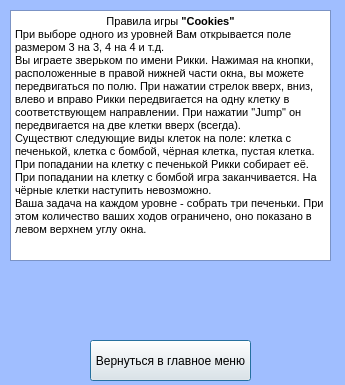
<?xml version="1.0" encoding="UTF-8"?>
<ui version="4.0">
 <class>ToolsWindow</class>
 <widget class="QDialog" name="ToolsWindow">
  <property name="geometry">
   <rect>
    <x>0</x>
    <y>0</y>
    <width>345</width>
    <height>385</height>
   </rect>
  </property>
  <property name="palette">
   <palette>
    <active>
     <colorrole role="Base">
      <brush brushstyle="SolidPattern">
       <color alpha="255">
        <red>255</red>
        <green>255</green>
        <blue>255</blue>
       </color>
      </brush>
     </colorrole>
     <colorrole role="Window">
      <brush brushstyle="SolidPattern">
       <color alpha="255">
        <red>160</red>
        <green>190</green>
        <blue>255</blue>
       </color>
      </brush>
     </colorrole>
    </active>
    <inactive>
     <colorrole role="Base">
      <brush brushstyle="SolidPattern">
       <color alpha="255">
        <red>255</red>
        <green>255</green>
        <blue>255</blue>
       </color>
      </brush>
     </colorrole>
     <colorrole role="Window">
      <brush brushstyle="SolidPattern">
       <color alpha="255">
        <red>160</red>
        <green>190</green>
        <blue>255</blue>
       </color>
      </brush>
     </colorrole>
    </inactive>
    <disabled>
     <colorrole role="Base">
      <brush brushstyle="SolidPattern">
       <color alpha="255">
        <red>160</red>
        <green>190</green>
        <blue>255</blue>
       </color>
      </brush>
     </colorrole>
     <colorrole role="Window">
      <brush brushstyle="SolidPattern">
       <color alpha="255">
        <red>160</red>
        <green>190</green>
        <blue>255</blue>
       </color>
      </brush>
     </colorrole>
    </disabled>
   </palette>
  </property>
  <property name="windowTitle">
   <string>Cookies: Rules</string>
  </property>
  <property name="windowIcon">
   <iconset resource="recources.qrc">
    <normaloff>:/images/images/cookie1.png</normaloff>:/images/images/cookie1.png</iconset>
  </property>
  <widget class="QPushButton" name="backToFWButton">
   <property name="geometry">
    <rect>
     <x>90</x>
     <y>340</y>
     <width>161</width>
     <height>41</height>
    </rect>
   </property>
   <property name="text">
    <string>Вернуться в главное меню</string>
   </property>
  </widget>
  <widget class="QTextBrowser" name="textBrowser">
   <property name="geometry">
    <rect>
     <x>10</x>
     <y>10</y>
     <width>321</width>
     <height>251</height>
    </rect>
   </property>
   <property name="html">
    <string>&lt;!DOCTYPE HTML PUBLIC &quot;-//W3C//DTD HTML 4.0//EN&quot; &quot;http://www.w3.org/TR/REC-html40/strict.dtd&quot;&gt;
&lt;html&gt;&lt;head&gt;&lt;meta name=&quot;qrichtext&quot; content=&quot;1&quot; /&gt;&lt;style type=&quot;text/css&quot;&gt;
p, li { white-space: pre-wrap; }
&lt;/style&gt;&lt;/head&gt;&lt;body style=&quot; font-family:'MS Shell Dlg 2'; font-size:8.25pt; font-weight:400; font-style:normal;&quot;&gt;
&lt;p align=&quot;center&quot; style=&quot; margin-top:0px; margin-bottom:0px; margin-left:0px; margin-right:0px; -qt-block-indent:0; text-indent:0px;&quot;&gt;Правила игры &lt;span style=&quot; font-weight:600;&quot;&gt;&amp;quot;Cookies&amp;quot;&lt;/span&gt;&lt;/p&gt;
&lt;p style=&quot; margin-top:0px; margin-bottom:0px; margin-left:0px; margin-right:0px; -qt-block-indent:0; text-indent:0px;&quot;&gt;При выборе одного из уровней Вам открывается поле размером 3 на 3, 4 на 4 и т.д.&lt;/p&gt;
&lt;p style=&quot; margin-top:0px; margin-bottom:0px; margin-left:0px; margin-right:0px; -qt-block-indent:0; text-indent:0px;&quot;&gt;Вы играете зверьком по имени Рикки. Нажимая на кнопки, расположенные в правой нижней части окна, вы можете передвигаться по полю. При нажатии стрелок вверх, вниз, влево и вправо Рикки передвигается на одну клетку в соответствующем направлении. При нажатии &amp;quot;Jump&amp;quot; он передвигается на две клетки вверх (всегда).&lt;/p&gt;
&lt;p style=&quot; margin-top:0px; margin-bottom:0px; margin-left:0px; margin-right:0px; -qt-block-indent:0; text-indent:0px;&quot;&gt;Существют следующие виды клеток на поле: клетка с печенькой, клетка с бомбой, чёрная клетка, пустая клетка. При попадании на клетку с печенькой Рикки собирает её. При попадании на клетку с бомбой игра заканчивается. На чёрные клетки наступить невозможно.&lt;/p&gt;
&lt;p style=&quot; margin-top:0px; margin-bottom:0px; margin-left:0px; margin-right:0px; -qt-block-indent:0; text-indent:0px;&quot;&gt;Ваша задача на каждом уровне - собрать три печеньки. При этом количество ваших ходов ограничено, оно показано в левом верхнем углу окна.&lt;/p&gt;&lt;/body&gt;&lt;/html&gt;</string>
   </property>
  </widget>
 </widget>
 <resources>
  <include location="recources.qrc"/>
 </resources>
 <connections/>
</ui>
